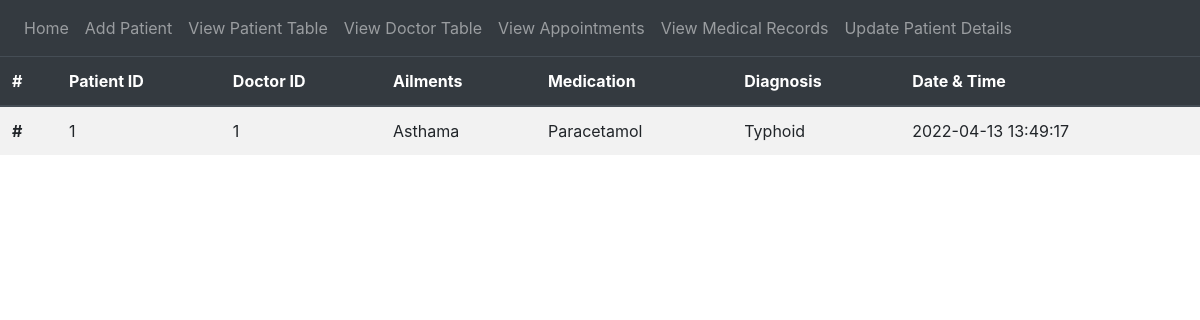
/medrecTable, run on an earlier commit of the app's database.
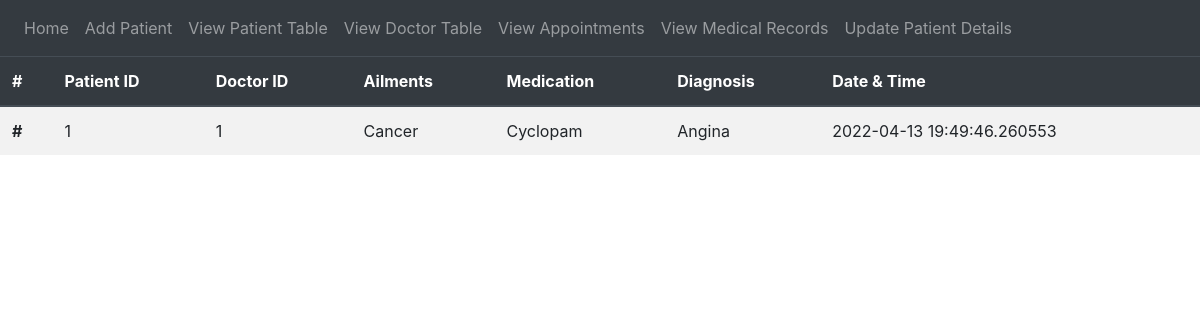
And on a later commit of the database.
### tables this page shows
CREATE TABLE MEDICALRECORDS (
            PatID INTEGER,
            DocID INTEGER,
            Ailments VARCHAR(255),
            Medication VARCHAR(255),
            Diagnosis VARCHAR(255),
            Date TIMESTAMP DEFAULT CURRENT_TIMESTAMP,
            FOREIGN KEY (PatID) references PATIENT(ID),
            FOREIGN KEY (DocID) references DOCTOR(ID),
            PRIMARY KEY (PatID, Date)
        );

### website/views.py (the view)
@views.route('/medrecTable')
def medrecTable():
    conn = sql.connect("hospital.db")
    conn.row_factory = sql.Row
    cur = conn.cursor()
    cur.execute("""DROP VIEW IF EXISTS MEDICALRECORD_VIEW""")
    medrec_view = """ CREATE VIEW MEDICALRECORD_VIEW AS SELECT * FROM MEDICALRECORDS;"""
    cur.execute(medrec_view)
    cur.execute("Select * from MEDICALRECORD_VIEW")
    rows = cur.fetchall()
    return render_template("medrecTable.html", rows = rows)

### website/templates/medrecTable.html (shortened to what this page needs)
{% extends "base.html" %}
{% block content %}
<table class="table table-striped">
    <thead class = "thead-dark">
        <tr>
            <th scope = "col">#</th>
            <th scope = "col">Patient ID</th>
            <th scope = "col">Doctor ID</th>
            <th scope = "col">Ailments</th>
            <th scope = "col">Medication</th>
            <th scope = "col">Diagnosis</th>
            <th scope = "col">Date & Time</th>
        </tr>
    </thead>
    <tbody>
    {% for row in rows %}
        <tr>
            <th scope = "row">#</th>
            <td>{{row['PatID']}}</td>
            <td>{{row['DocID']}}</td>
            <td>{{row['Ailments']}}</td>
            <td>{{row['Medication']}}</td>
            <td>{{row['Diagnosis']}}</td>
            <td>{{row['Date']}}</td>
        </tr>
    {% endfor %}
    </tbody>
</table>
{% endblock %}

### website/templates/base.html (shortened to what this page needs)
<!DOCTYPE html>
<html>
    <head>
        <link
            rel="stylesheet"
            href="https://stackpath.bootstrapcdn.com/bootstrap/4.4.1/css/bootstrap.min.css"
        />
        <link
            rel="stylesheet"
            href="https://stackpath.bootstrapcdn.com/font-awesome/4.7.0/css/font-awesome.min.css"
        />
    </head>
    <body>
        <nav class="navbar navbar-expand-lg navbar-dark bg-dark">
            <div class="collapse navbar-collapse" id="navbar">
              <div class="navbar-nav">
                <a class="nav-item nav-link" id="home" href="/">Home</a>
                <a class="nav-item nav-link" id="addP" href="/addPatient">Add Patient</a>
                <a class="nav-item nav-link" id="viewP" href="/patientTable">View Patient Table</a>
                <a class="nav-item nav-link" id="viewD" href="/doctorTable">View Doctor Table</a>
                <a class="nav-item nav-link" id="viewA" href="/appointmentTable">View Appointments</a>
                <a class="nav-item nav-link" id="viewM" href="/medrecTable">View Medical Records</a>
                <a class="nav-item nav-link" id="viewM" href="/updatePatient">Update Patient Details</a>
              </div>
            </div>
        </nav>
        {% block content %}{% endblock %}
    </body>
</html>

What changed in the data, as far as the page shows it:
removed MEDICALRECORDS: PatID "1", DocID "1", Ailments "Asthama", Medication "Paracetamol", Diagnosis "Typhoid", Date "2022-04-13 13:49:17"
added MEDICALRECORDS: PatID "1", DocID "1", Ailments "Cancer", Medication "Cyclopam", Diagnosis "Angina", Date "2022-04-13 19:49:46.260553"
